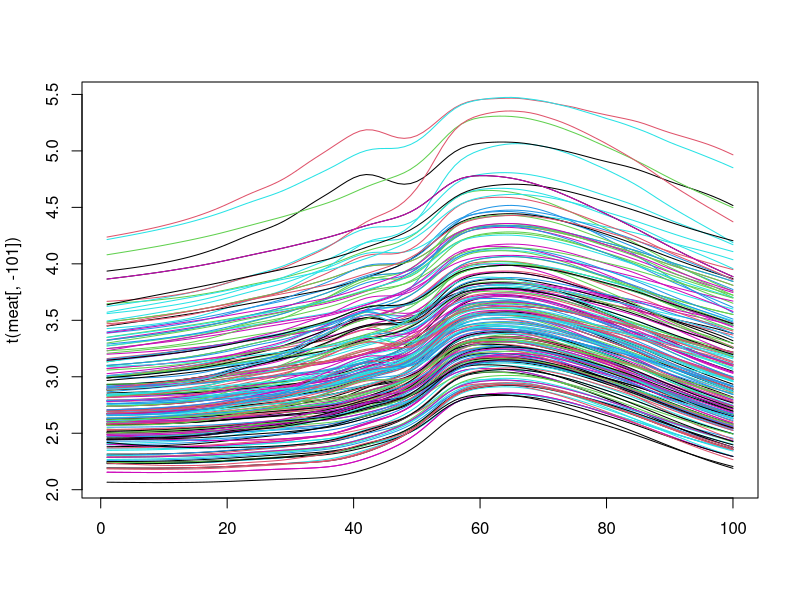
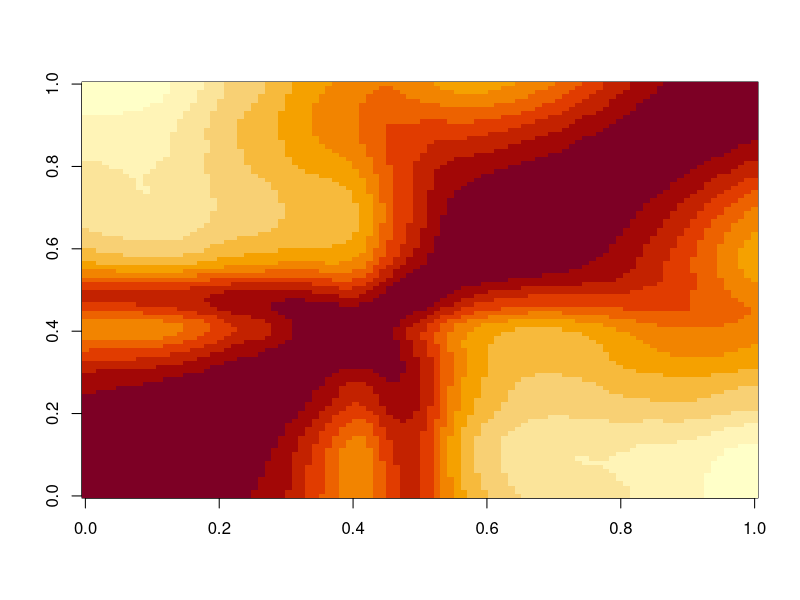
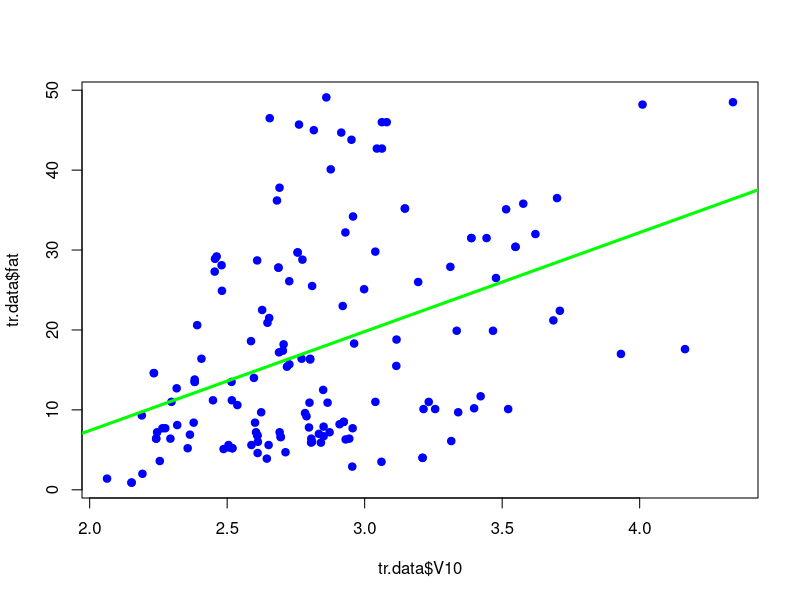

The R script that drew these images, in order:



# Import Data -------------------------------------------------------------

meat = read.csv("meatspec.txt")

#Take a Look

head(meat)
str(meat)
class(meat)
mode(meat)
typeof(meat)


# Basic Stats -------------------------------------------------------------

summary(meat)

#fat will be our respons eVariable
#The other 100 var will be our feature vector

#predict the content of fat in each atpsample based on its near-infrared spectrum (sampled in 
#100 freq's')

#Spectra
?matplot

matplot(t(meat[,-101]), type = "l", lty=1)

#functional linear model , feature are functions
#FDA the more contex

# Correlation Analysis ----------------------------------------------------

#linear relationship betweeen features/covariates

cspec =  cor(meat[,-101])
round(cspec,2)

#Difficult to understand
#Summary : average corr

mean(cspec [upper.tri(cspec)]) #multicol in your face

#Visualizations
image(cspec)

# Simple Linear Regression ------------------------------------------------

#1 wavelength as feature and predict
# To cehck empirically the performance of our predictor
#We split our dataset in 2 parts (sample Splitting)
# Training Set = Used to build the model
# Test Set =  used to check the performanceuseful to make reliable inference in high dim setup

tr.idx = 1:150
tr.data = meat[tr.idx,]
te.data = meat[-tr.idx,]

#consider just v as a feature
mod1 = lm(fat~ V10,data = tr.data)
mod1
summary(mod1)
plot(tr.data$V10,tr.data$fat,
     pch=19,col="blue")
abline(mod1,lwd=3,col="green")


#Training Error
mean((tr.data$fat-fitted(mod1))^2)
#Test Error
fat.te = predict(mod1,te.data)
mean((te.data$fat-fat.te)^2)
#More reliable measure of predictive perf, more theory


# All IN ! ----------------------------------------------------------------

mod.all = lm(lm(fat~ .,data = tr.data))
mod.all
summary(mod.all)

#1. unstable OLS
#2. Overfitting (tracking the noise)
#Training Error
mean((tr.data$fat-fitted(mod.all))^2)
#Test Error
fat.te = predict(mod.all,te.data)
mean((te.data$fat-fat.te)^2)
















